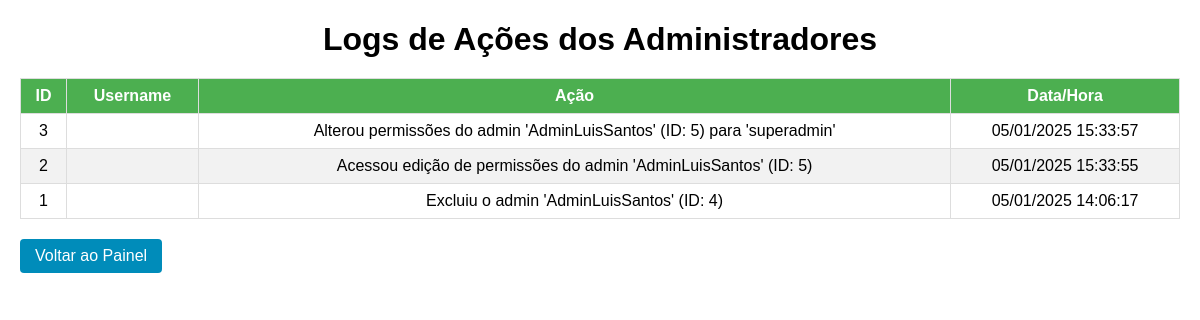
Screenshot of /admin/logs.php (signed in) with the database file from the repository.
### tables this page shows
CREATE TABLE `admin_logs` (
  `id` int(11) NOT NULL,
  `admin_id` int(11) DEFAULT NULL,
  `action` varchar(255) DEFAULT NULL,
  `timestamp` timestamp NOT NULL DEFAULT current_timestamp(),
  `admin_username` varchar(255) DEFAULT NULL
);

### admin/logs.php (the view, shortened to what this page needs)
<?php
$conn = new mysqli('localhost', 'root', '', 'school_journal');
$query = "
    SELECT id, admin_username, action, timestamp
    FROM admin_logs
    ORDER BY timestamp DESC
";
$result = $conn->query($query);
?>
<!DOCTYPE html>
<html lang="pt">
<head>
</head>
<body>
    <h1>Logs de Ações dos Administradores</h1>
    <?php if ($result && $result->num_rows > 0): ?>
        <table>
            <thead>
                <tr>
                    <th>ID</th>
                    <th>Username</th>
                    <th>Ação</th>
                    <th>Data/Hora</th>
                </tr>
            </thead>
            <tbody>
                <?php while ($log = $result->fetch_assoc()): ?>
                    <tr>
                        <td><?php echo htmlspecialchars($log['id']); ?></td>
                        <td><?php echo htmlspecialchars($log['admin_username']); ?></td>
                        <td><?php echo htmlspecialchars($log['action']); ?></td>
                        <td><?php echo date('d/m/Y H:i:s', strtotime($log['timestamp'])); ?></td>
                    </tr>
                <?php endwhile; ?>
            </tbody>
        </table>
    <?php else: ?>
        <p>Nenhum registro de log encontrado.</p>
    <?php endif; ?>
    <a href="admin_dashboard.php" class="back-btn">Voltar ao Painel</a>
</body>
</html>

### admin/logs.php (style rules this page uses)
body { font-family: Arial, sans-serif; margin: 20px; }
h1 { text-align: center; margin-bottom: 20px; }
table { width: 100%; border-collapse: collapse; margin-top: 20px; }
table th, table td { border: 1px solid #ddd; text-align: center; padding: 8px; }
table th { background-color: #4CAF50; color: white; }
table tr:nth-child(even) { background-color: #f2f2f2; }
.back-btn { margin-top: 20px; display: inline-block; text-decoration: none; background: #008CBA; color: white; padding: 8px 15px; border-radius: 4px; }

### rows the page displays
admin_logs: id "3", action "Alterou permissões do admin 'AdminLuisSantos' (ID: 5) para 'superadmin'", timestamp "05/01/2025 15:33:57"
admin_logs: id "2", action "Acessou edição de permissões do admin 'AdminLuisSantos' (ID: 5)", timestamp "05/01/2025 15:33:55"
admin_logs: id "1", action "Excluiu o admin 'AdminLuisSantos' (ID: 4)", timestamp "05/01/2025 14:06:17"
